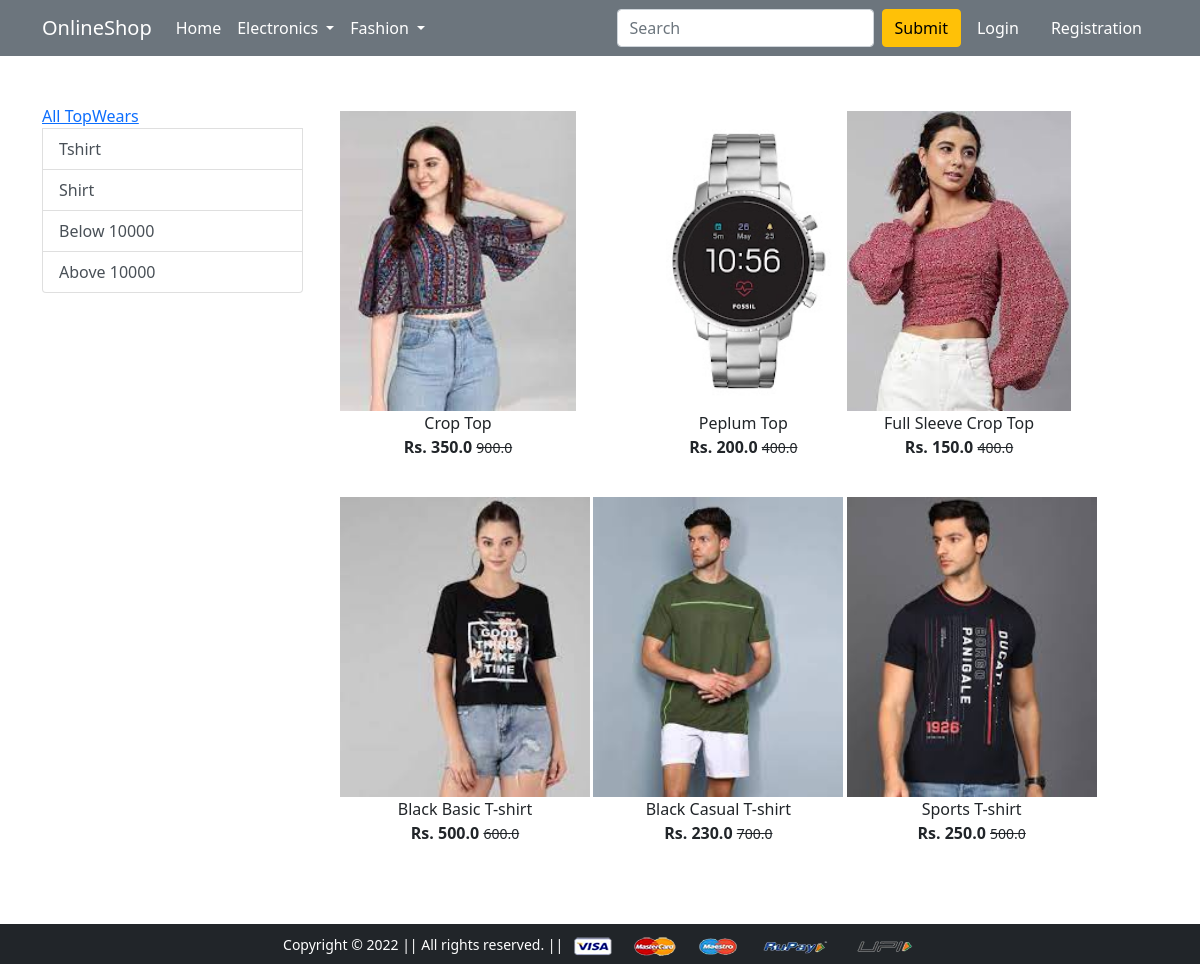
Screenshot of /topwear/ with the database file from the repository.
### app/models.py (models this page shows, shortened)
class Product(models.Model):
	title = models.CharField(max_length=100)
	selling_price = models.FloatField()
	discounted_price = models.FloatField()
	description = models.TextField()
	brand = models.CharField(max_length=100)
	category = models.CharField(choices = CATEGORY_CHOICES, max_length = 2)
	product_image = models.ImageField(upload_to='productimg')

### app/views.py (the view)
# urls.py: path('topwear/', views.topwear, name='topwear'),
def topwear(request, data=None):
 if data == None:
 	topwears = Product.objects.filter(category='TW')
 elif data == 'Tshirt' or data == 'Shirt':
 	topwears = Product.objects.filter(category='TW').filter(brand=data)
 elif data == 'below':
 	topwears = Product.objects.filter(category='TW').filter(discounted_price__lt=10000)
 elif data == 'above':
 	topwears = Product.objects.filter(category='TW').filter(discounted_price__gt=10000)
 return render(request, 'app/topwear.html', {'topwears':topwears})

### app/templates/app/topwear.html (shortened to what this page needs)
{% extends 'app/base.html' %}
{% load static %}
{% block main-content %}
<div class="container my-5">
 <div class="row">
  <div class="col-sm-3">
   <div class="list-group">
   	<a href="{% url 'topwear' %} class="list-group-item list-group-item-action" aria-current="true">All TopWears</a>
   	<a href="{% url 'topweardata' 'Tshirt' %}" class="list-group-item list-group-item-action" aria-current="true">Tshirt</a>
   	<a href="{% url 'topweardata' 'Shirt' %}" class="list-group-item list-group-item-action" aria-current="true">Shirt</a>
   	<a href="{% url 'topweardata' 'below' %}" class="list-group-item list-group-item-action" aria-current="true">Below 10000</a>
   	<a href="{% url 'topweardata' 'above' %}" class="list-group-item list-group-item-action" aria-current="true">Above 10000</a>
   </div>
  </div>
  <div class="col-sm-8">
  	<div class="row">
  	{% for product in topwears %}
  	 <div class="col-sm-4 text-center mb-4">
  	 	<a href="{% url 'product-detail' product.id %}" class="btn">
  	 		<div class="item">
  	 			<img src="{{product.product_image.url}}" alt="" height="300" class="">
  	 			<div class="f-bold">{{product.title}}</div>
  	 			<div class="fw-bold">Rs. {{product.discounted_price}}
  	 				<small class="fw-light text-decoration-line-through">{{product.selling_price}}</small></div>
  	 			</div>
  	 		</a>
  	 	</div>
  	 	{% endfor %}
  	 </div>
  </div>
 </div>
</div>
{% endblock main-content %}

### rows the page displays
Product: product_image (picture), title "Crop Top", discounted_price "350.0", selling_price "900.0"
Product: product_image (picture), title "Peplum Top", discounted_price "200.0", selling_price "400.0"
Product: product_image (picture), title "Full Sleeve Crop Top", discounted_price "150.0", selling_price "400.0"
Product: product_image (picture), title "Black Basic T-shirt", discounted_price "500.0", selling_price "600.0"
Product: product_image (picture), title "Black Casual T-shirt", discounted_price "230.0", selling_price "700.0"
Product: product_image (picture), title "Sports T-shirt", discounted_price "250.0", selling_price "500.0"
